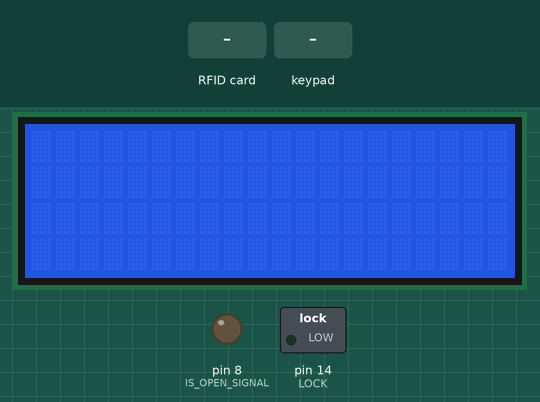
Simulated run of this sketch. Board: Arduino Uno, built with avr-gcc and run on an emulated ATmega328P. Shown: 20×4 character LCD, switched loads named in the sketch (green lamp = pin HIGH), output pins drawn as LEDs (lit = HIGH). The inputs (shaded band) are chosen by the test bench. Pins used as bus, display or sensor lines are not drawn.

Above: at 1.4 s.
1.5 s: RFID card 5E 7A 19 C4 held to the reader
At 2.2 s:
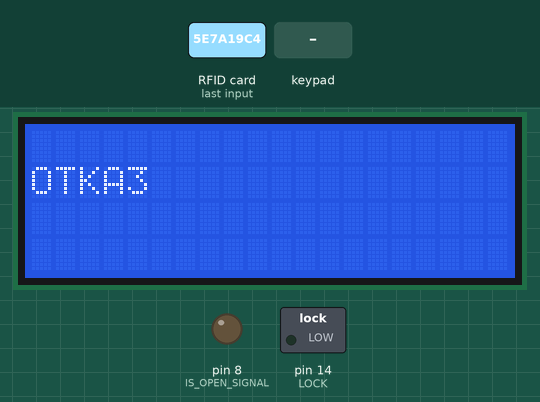
4.0 s: key 'A' pressed
At 5.2 s:
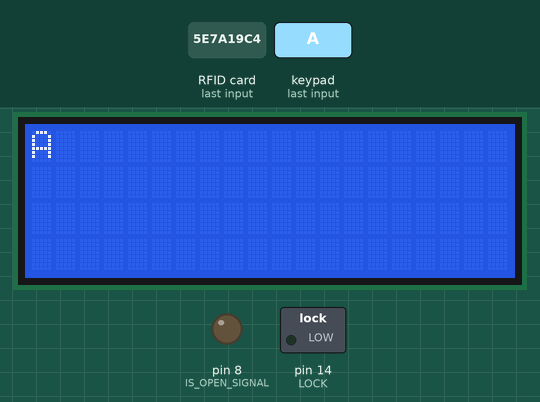
5.5 s: keypad keys 0 1 2 3 # pressed 0.4 s apart
At 8.0 s:
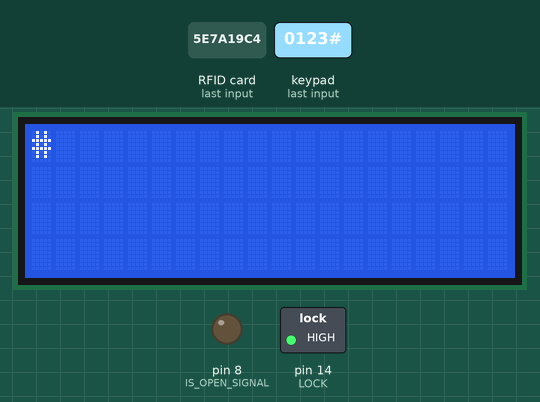
9.0 s: key 'B' pressed
At 9.6 s:
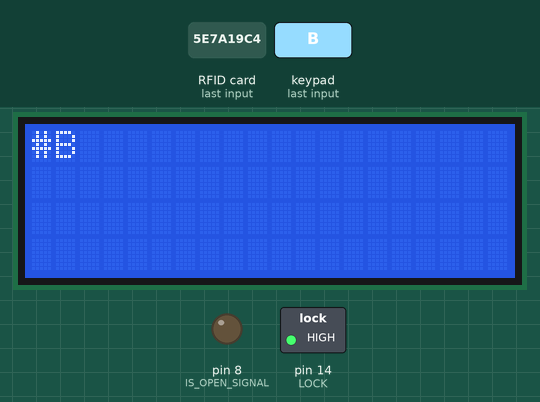
10.5 s: keypad keys 0 1 2 3 * pressed 0.4 s apart
At 12.5 s:
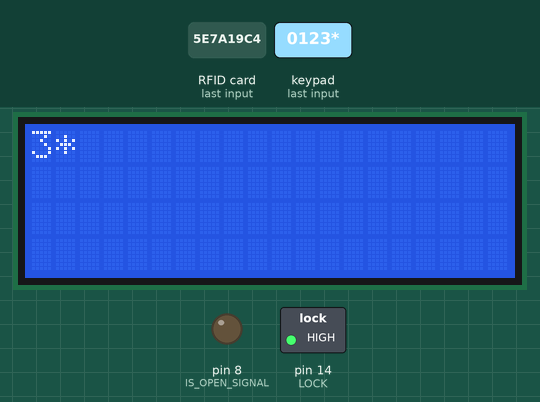
14.0 s: key 'C' pressed
Timing chart, 0 to 16.5 s (numbered marks = the images above; inputs shaded):
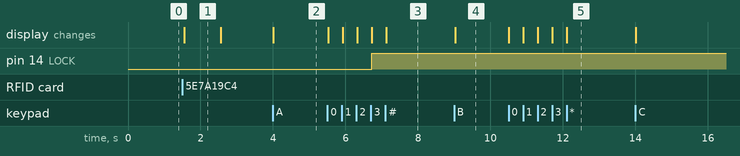

The sketch:

MechBox.ino
```cpp
#include <SPI.h>
#include <MFRC522.h>
#include <Keypad.h>
#include <Wire.h>
#include <LiquidCrystal_I2C.h>

#define RST_PIN 9 //
#define SS_PIN 10 //

#define IS_OPEN_SIGNAL 8
#define LOCK 14
#define PWD_SIZE 4

LiquidCrystal_I2C lcd(0x27, 20, 4);

MFRC522 mfrc522(SS_PIN, RST_PIN); // Create MFRC522 instance

byte card_1[4] = { 226, 193, 90, 253 };
byte card_2[4] = { 178, 254, 84, 253 };
byte card_3[4] = { 195, 253, 12, 1 };

const byte ROWS = 4; //four rows
const byte COLS = 4; //four columns
//define the cymbols on the buttons of the keypads
char hexaKeys[ROWS][COLS] = {
  {'1', '2', '3', 'A'},
  {'4', '5', '6', 'B'},
  {'7', '8', '9', 'C'},
  {'*', '0', '#', 'D'}
};
byte rowPins[ROWS] = {0, 1, 2, 3}; //connect to the row pinouts of the keypad
byte colPins[COLS] = {4, 5, 6, 7}; //connect to the column pinouts of the keypad

char pwd[PWD_SIZE] = {0};

//initialize an instance of class NewKeypad
Keypad customKeypad = Keypad( makeKeymap(hexaKeys), rowPins, colPins, ROWS, COLS);

int curPos = 0;
int ct = 0;
bool isOk = false;

void resetAll()
{
  isOk = false;
  lcd.clear();
  curPos = 0;
  for (int i = 0; i < PWD_SIZE; ++i)
    pwd[i] = 0;

  digitalWrite(IS_OPEN_SIGNAL, LOW);
  digitalWrite(LOCK, HIGH);
}

void writeWrongCard()
{
  lcd.setCursor(0, 1);
  lcd.print("OTKA3           ");
  delay(1000);
  lcd.setCursor(0, 1);
  lcd.print("                ");
}

void writeOk()
{
  lcd.setCursor(0, 1);
  lcd.print("OK              ");
}

void setup() {
  lcd.init();                       // Инициализация lcd
  lcd.backlight();                  // Включаем подсветку
  delay (100);
  lcd.clear();
  SPI.begin();            // Init SPI bus
  mfrc522.PCD_Init();

  pinMode(LOCK, OUTPUT);
  pinMode(IS_OPEN_SIGNAL, OUTPUT);

  customKeypad.addEventListener(keypadEvent);
  customKeypad.setHoldTime(5000);

}

void loop() {
  char customKey = customKeypad.getKey();

  if (isOk)
    return;

  if (customKey) {
    if (curPos == PWD_SIZE)
    {
      resetAll();
    }
    else
    {
      pwd[curPos] = customKey;

      lcd.setCursor(curPos, 0);
      lcd.print(customKey);
      curPos++;
    }
  }

  // Look for new cards
  if ( !mfrc522.PICC_IsNewCardPresent()) {
    //return;
  }

  // Select one of the cards
  if ( ! mfrc522.PICC_ReadCardSerial()) {
    return;
  }

  bool res = arr_equal(card_1, mfrc522.uid.uidByte, 4) ||
             arr_equal(card_2, mfrc522.uid.uidByte, 4) ||
             arr_equal(card_3, mfrc522.uid.uidByte, 4);

  if (res)
  {
    if (pwd[0] == '9' && pwd[1] == '3' && pwd[2] == '5' && pwd[3] == '7')
    {
      writeOk();
      isOk = true;
      digitalWrite(IS_OPEN_SIGNAL, HIGH);
      digitalWrite(LOCK, LOW);
    }
    else
    {
      resetAll();
    }
  }
  else
  {
    writeWrongCard();
  }
}

// Taking care of some special events.
void keypadEvent(KeypadEvent key) {
  switch (customKeypad.getState()) {
    case HOLD:
      if (key == 'C' && isOk) {
        resetAll();
      }
      break;
  }
}

bool arr_equal(byte const *x, byte const *y, size_t n)
{
  for (size_t i = 0; i < n; i++)
    if (x[i] != y[i])
      return false;
  return true;
}
```

Measured:
- after the input at 1.5 s, the display: changes after 0.05 s (image 1)
- after the input at 4.0 s, the display: changes at once (image 2)
- after the input at 5.5 s, pin 14 (LOCK): LOW → HIGH after 1.2 s; the display: first changes at once (image 3 shows a later state)
- after the input at 9.0 s, the display: changes at once (image 4)
- after the input at 10.5 s, the display: first changes at once (image 5 shows a later state)
- what the display in image 1 shows lasts 1.1 s, from 1.5 s to 2.6 s
